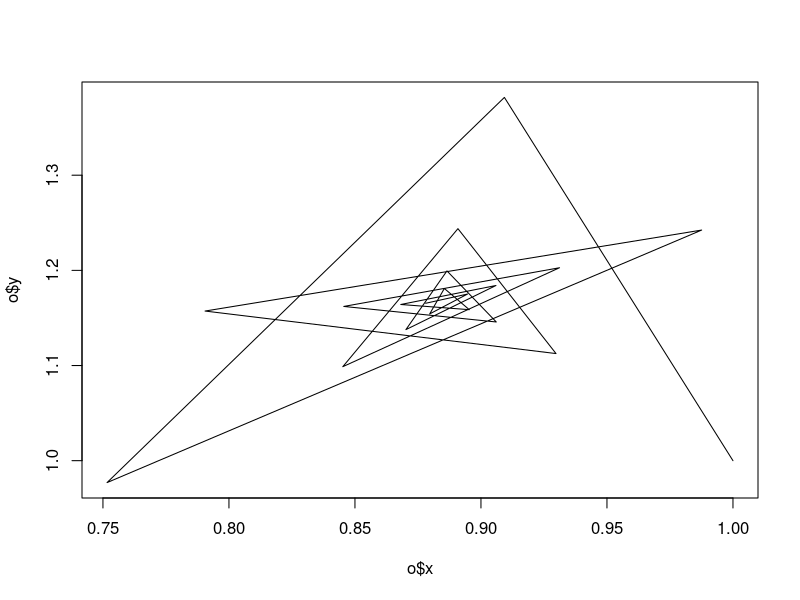
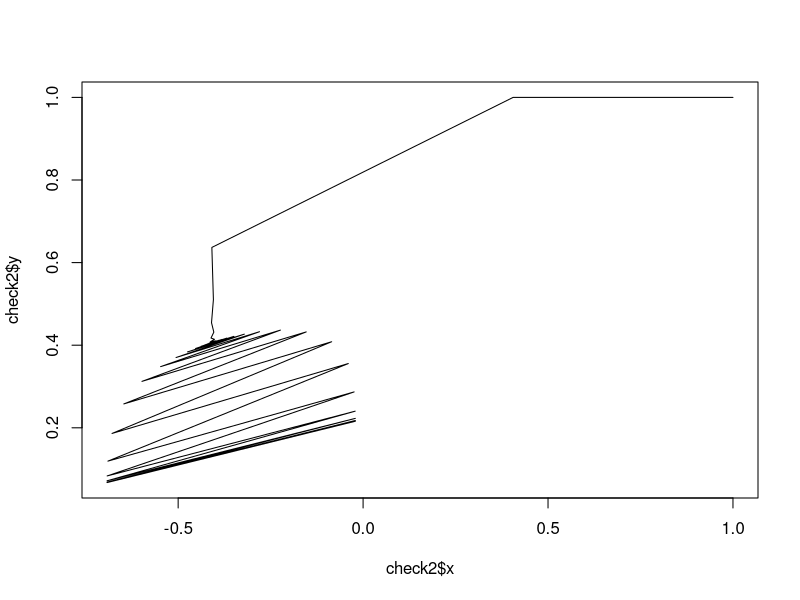

Write R code to recreate these figures, in order. (Note: this script raises an error after producing the figures.)
#http://michal.ramsza.org/lectures/2_r_programming/proj2/project_2.html?fbclid=IwAR3A51c-gC2Pjma0s7iQEThnLQKpWtsiEpeTkOojQij454BYAyCheArCi1Y


######### given funcs
f1 <- function(x){
  c( sin( x[1] + x[2]), cos( x[2]) + sin( x[1]))
}
f2 <- function( x){
  c(
    log( 1/2 + x[1]^2),
    sqrt( abs( x[2] * x[1]))
  )
}

f3 <- function( x){
  c(
    sqrt( 1/2 + x[1]^2) + rnorm( 2, 0, 1/10),
    sin( x[2] + x[1])
  )
}

f4 <- function( x){
  z <- x[1] + x[2] * ( 0 + 1i)
  phi <- Arg( z)
  r <- Mod( z)
  nphi <- phi + pi/36
  if( nphi > pi){
    nphi <- -2 * pi + nphi
  }
  r * rnorm( 1, 1, 1/50)  * c( cos( nphi), sin( nphi))
}
##############





createPath <- function(f1, x, iter){
  
  list_of_points = list()
  list_of_points[[1]] = x
  
  # easier?
  for( i in 2:iter){
    temp = f1(x)
    list_of_points[[i]] = temp
    x = temp
  }
  
  rownames = seq(1, iter, by = 1)  
  colnames = c("x", "y")
  d = list(rownames, colnames)
  listt = data.frame(matrix(unlist(list_of_points), ncol = 2, byrow = TRUE,dimnames = list(rownames, colnames)),stringsAsFactors=FALSE)
  
  return(listt)
}


x = c(1, 1)
o = createPath(f1, c( 1, 1), 20)
plot(o$x, o$y, type="l")


check2 = createPath( f2, c( 1, 1), 100)
plot(check2$x, check2$y, type="l")

check3 = createPath( f3, c( 1, 1), 300)####### wtf?!
plot(check3$x, check3$y, type="l")


check4 = createPath( f4, c( 1, 0), 1000)
plot(check4$x, check4$y, type="l")
